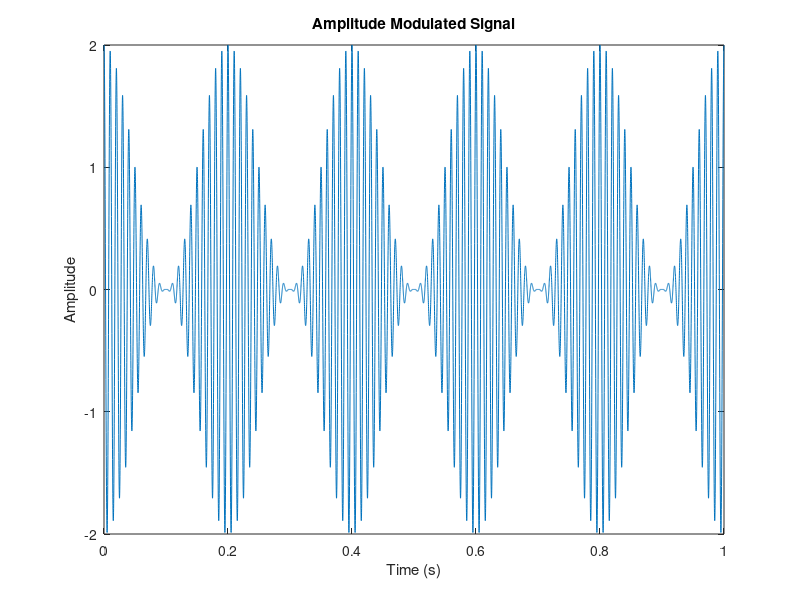

The MATLAB source for this figure:
% Amplitude Modulation
Fs = 10000; % Sampling frequency
t = 0:1/Fs:1-1/Fs;
Fc = 100; % Carrier frequency
Fm = 5; % Modulating frequency
Am = 1; % Modulating amplitude
carrier = cos(2*pi*Fc*t);
modulator = cos(2*pi*Fm*t);
am_signal = (1 + Am*modulator) .* carrier;
plot(t, am_signal);
title('Amplitude Modulated Signal');
xlabel('Time (s)');
ylabel('Amplitude');